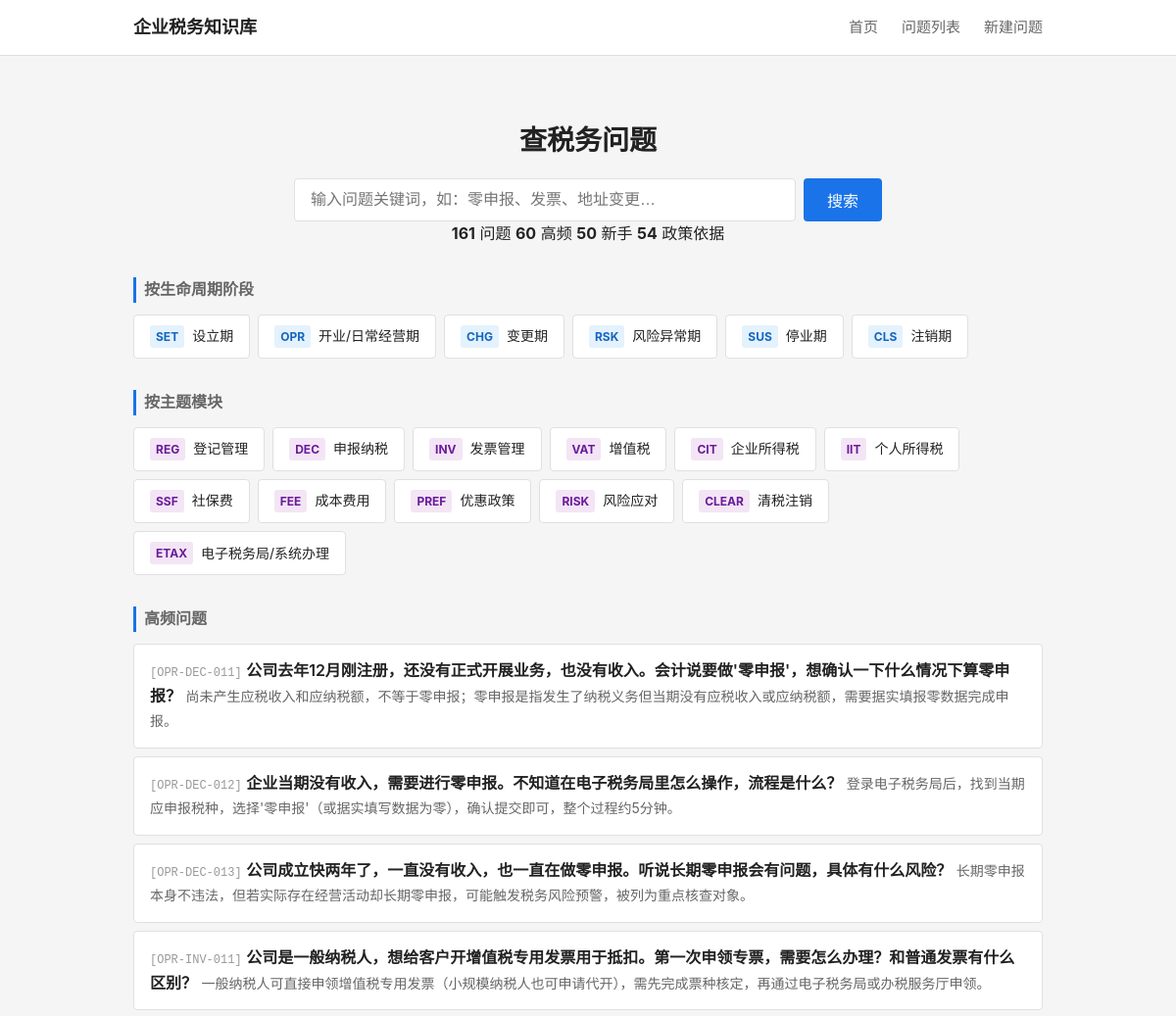
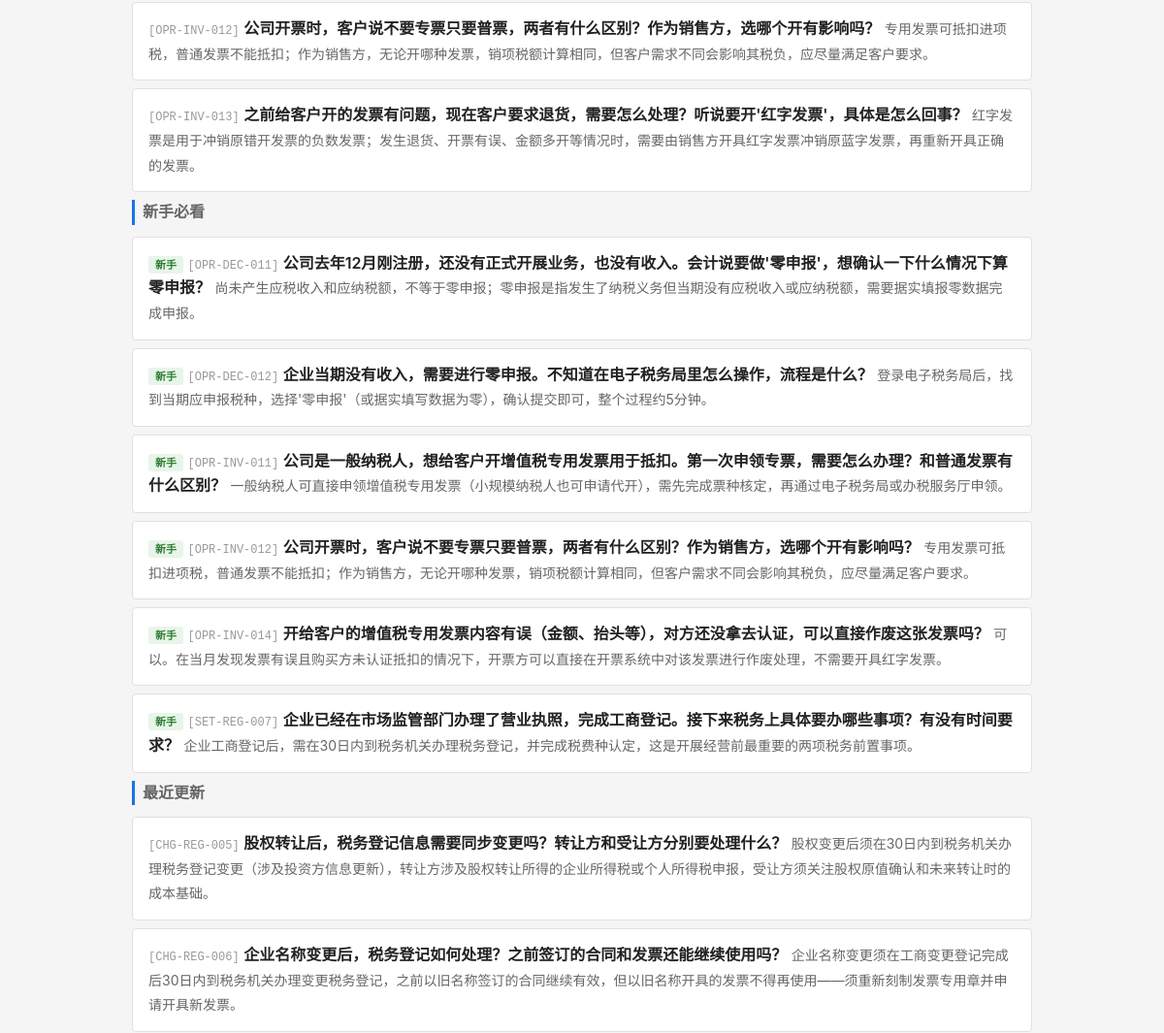
Before: / (upper part) with the older database file (2 pictures, top to bottom).
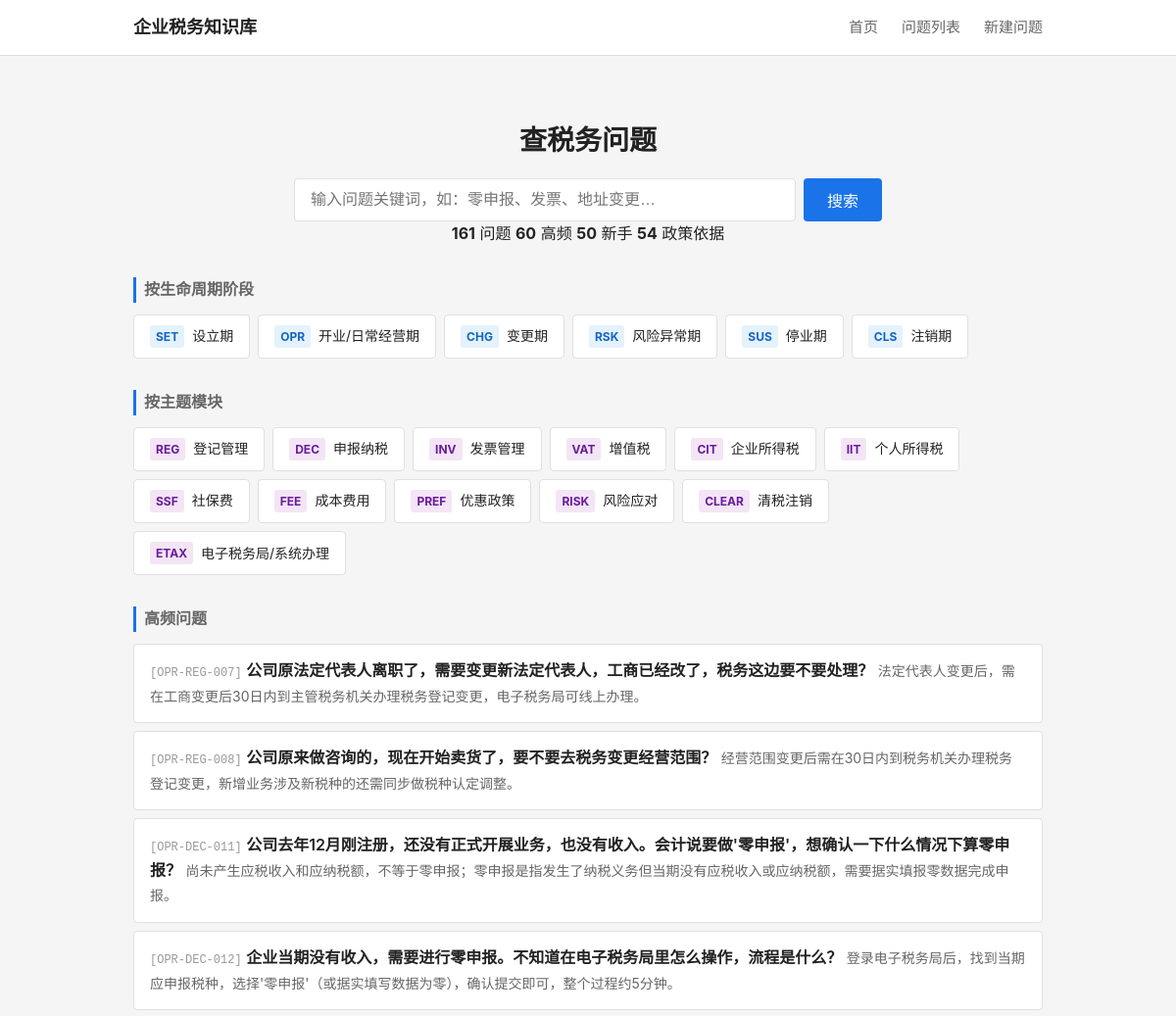
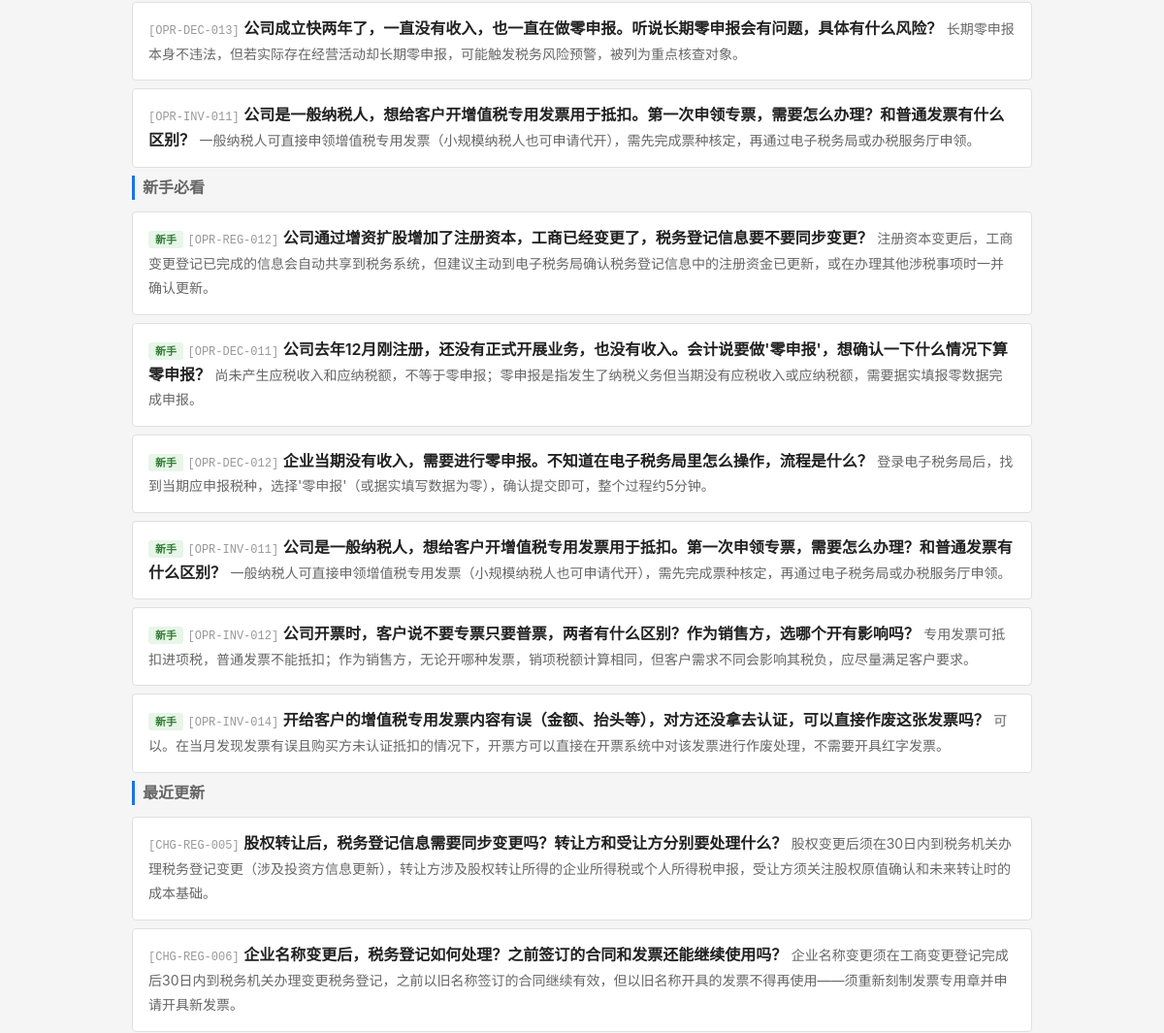
After: the same page with the newer database file (2 pictures, top to bottom).
### tables this page shows
CREATE TABLE tag_dict (
    id              INTEGER PRIMARY KEY AUTOINCREMENT,
    tag_code        TEXT NOT NULL UNIQUE,
    tag_name        TEXT NOT NULL,
    tag_category    TEXT,
    parent_id       INTEGER,
    display_order   INTEGER NOT NULL DEFAULT 1,
    status          TEXT NOT NULL DEFAULT 'active',

    FOREIGN KEY (parent_id) REFERENCES tag_dict(id) ON DELETE SET NULL
);

CREATE TABLE question_master (
    id              INTEGER PRIMARY KEY AUTOINCREMENT,
    question_code   TEXT NOT NULL UNIQUE,
    question_title  TEXT NOT NULL,
    question_plain  TEXT NOT NULL,

    -- 分类
    stage_code      TEXT NOT NULL,
    module_code     TEXT NOT NULL,
    question_type   TEXT NOT NULL,

    -- 答案
    one_line_answer TEXT NOT NULL,
    detailed_answer TEXT,
    core_definition TEXT,

    -- 条件与边界
    applicable_conditions TEXT,
    exceptions_boundary   TEXT,

    -- 实务
    practical_steps TEXT,
    risk_warning    TEXT,

    -- 适用范围
    scope_level     TEXT NOT NULL DEFAULT 'scope_national',
    local_region    TEXT,

    -- 确定性
    answer_certainty TEXT NOT NULL DEFAULT 'certain_clear',

    -- 元数据
    keywords        TEXT,
    high_frequency_flag INTEGER NOT NULL DEFAULT 0,
    newbie_flag     INTEGER NOT NULL DEFAULT 0,

    -- 版本管理
    status          TEXT NOT NULL DEFAULT 'draft',
    version_no      INTEGER NOT NULL DEFAULT 1,

    -- 审计字段
    created_at      TEXT NOT NULL DEFAULT (datetime('now')),
    updated_at      TEXT NOT NULL DEFAULT (datetime('now'))
);

### backend/app.py (the view)
    @app.route('/')
    def index():
        from services.question_service import QuestionService
        svc = QuestionService()
        stages = svc.get_stages()
        modules = svc.get_modules()
        high_freq = svc.get_high_frequency(limit=6)
        newbie = svc.get_newbie(limit=6)
        recent = svc.get_recent_updates(limit=6)
        stats = svc.get_stats()
        return render_template('index.html',
                               stages=stages, modules=modules,
                               high_freq=high_freq, newbie=newbie, recent=recent,
                               stats=stats)

### backend/services/question_service.py (called while the page is built)
    def _query(self, sql, params=None):
        conn = sqlite3.connect(self.db_path)
        conn.execute("PRAGMA foreign_keys = ON")
        conn.row_factory = sqlite3.Row
        cur = conn.cursor()
        if params:
            cur.execute(sql, params)
        else:
            cur.execute(sql)
        rows = cur.fetchall()
        conn.close()
        return [dict(r) for r in rows]

    def get_stages(self):
        return self._query("""
            SELECT tag_code, tag_name
            FROM tag_dict
            WHERE tag_category = 'stage'
            ORDER BY display_order
        """)

    def get_modules(self):
        return self._query("""
            SELECT tag_code, tag_name
            FROM tag_dict
            WHERE tag_category = 'module'
            ORDER BY display_order
        """)

    def get_high_frequency(self, limit=10):
        return self._query("""
            SELECT question_code, question_plain, question_title, one_line_answer, stage_code
            FROM question_master
            WHERE status = 'active' AND high_frequency_flag = 1
            ORDER BY updated_at DESC
            LIMIT ?
        """, (limit,))

### frontend/templates/index.html (shortened to what this page needs)
{% extends "base.html" %}
{% block main %}
<section class="search-section">
    <h1>查税务问题</h1>
    <form action="/questions" method="get" class="search-form">
        <input type="text" name="keyword" placeholder="输入问题关键词，如：零申报、发票、地址变更…" class="search-input">
        <button type="submit" class="search-btn">搜索</button>
    </form>
    {% if stats %}
    <div class="stats-bar">
        <span><strong>{{ stats.total_questions }}</strong> 问题</span>
        <span><strong>{{ stats.total_hf }}</strong> 高频</span>
        <span><strong>{{ stats.total_newbie }}</strong> 新手</span>
        <span><strong>{{ stats.total_policies }}</strong> 政策依据</span>
    </div>
    {% endif %}
</section>
<section class="nav-section">
    <h2 class="section-title">按生命周期阶段</h2>
    <div class="card-grid stage-grid">
        {% for s in stages %}
        <a href="/questions?stage={{ s.tag_code }}" class="card card-stage">
            <span class="card-code">{{ s.tag_code }}</span>
            <span class="card-name">{{ s.tag_name }}</span>
        </a>
        {% endfor %}
    </div>
</section>
<section class="nav-section">
    <h2 class="section-title">按主题模块</h2>
    <div class="card-grid module-grid">
        {% for m in modules %}
        <a href="/questions?module={{ m.tag_code }}" class="card card-module">
            <span class="card-code">{{ m.tag_code }}</span>
            <span class="card-name">{{ m.tag_name }}</span>
        </a>
        {% endfor %}
    </div>
</section>
{% if high_freq %}
<section class="list-section">
    <h2 class="section-title">高频问题</h2>
    <ul class="question-list">
        {% for q in high_freq %}
        <li class="question-item">
            <a href="/question/{{ q.question_code }}" class="question-link">
                <span class="q-code">[{{ q.question_code }}]</span>
                <span class="q-title">{{ q.question_plain }}</span>
                <span class="q-answer">{{ q.one_line_answer }}</span>
            </a>
        </li>
        {% endfor %}
    </ul>
</section>
{% endif %}
{% if newbie %}
<section class="list-section">
    <h2 class="section-title">新手必看</h2>
    <ul class="question-list">
        {% for q in newbie %}
        <li class="question-item">
            <a href="/question/{{ q.question_code }}" class="question-link">
                <span class="q-badge newbie">新手</span>
                <span class="q-code">[{{ q.question_code }}]</span>
                <span class="q-title">{{ q.question_plain }}</span>
                <span class="q-answer">{{ q.one_line_answer }}</span>
            </a>
        </li>
        {% endfor %}
    </ul>
</section>
{% endif %}
{% if recent %}
<section class="list-section">
    <h2 class="section-title">最近更新</h2>
    <ul class="question-list">
        {% for q in recent %}
        <li class="question-item">
            <a href="/question/{{ q.question_code }}" class="question-link">
                <span class="q-code">[{{ q.question_code }}]</span>
                <span class="q-title">{{ q.question_plain }}</span>
                <span class="q-answer">{{ q.one_line_answer }}</span>
            </a>
        </li>
        {% endfor %}
    </ul>
</section>
{% endif %}
{% endblock %}

Changed rows visible on the page:
no longer on this page (row unchanged): question_master: question_code "OPR-INV-013", question_plain "之前给客户开的发票有问题，现在客户要求退货，需要怎么处理？听说要开'红字发票'，具体是怎么回事？", one_line_answer "红字发票是用于冲销原错开发票的负数发票；发生退货、开票有误、金额多开等情况时，需要由销售方开具红字发票冲销原蓝字发票，再重新开具正确的发票。", shown under "高频问题"
no longer on this page (row unchanged): question_master: question_code "SET-REG-007", question_plain "企业已经在市场监管部门办理了营业执照，完成工商登记。接下来税务上具体要办哪些事项？有没有时间要求？", one_line_answer "企业工商登记后，需在30日内到税务机关办理税务登记，并完成税费种认定，这是开展经营前最重要的两项税务前置事项。", shown under "新手必看"
no longer on one of the page's lists (row unchanged): question_master: question_code "OPR-INV-012", question_plain "公司开票时，客户说不要专票只要普票，两者有什么区别？作为销售方，选哪个开有影响吗？", one_line_answer "专用发票可抵扣进项税，普通发票不能抵扣；作为销售方，无论开哪种发票，销项税额计算相同，但客户需求不同会影响其税负，应尽量满足客户要求。"
now on this page (row edited): question_master: question_code "OPR-REG-007", question_plain "公司原法定代表人离职了，需要变更新法定代表人，工商已经改了，税务这边要不要处理？", one_line_answer "法定代表人变更后，需在工商变更后30日内到主管税务机关办理税务登记变更，电子税务局可线上办理。", shown under "高频问题"
now on this page (row edited): question_master: question_code "OPR-REG-008", question_plain "公司原来做咨询的，现在开始卖货了，要不要去税务变更经营范围？", one_line_answer "经营范围变更后需在30日内到税务机关办理税务登记变更，新增业务涉及新税种的还需同步做税种认定调整。", shown under "高频问题"
now on this page (row edited): question_master: question_code "OPR-REG-012", question_plain "公司通过增资扩股增加了注册资本，工商已经变更了，税务登记信息要不要同步变更？", one_line_answer "注册资本变更后，工商变更登记已完成的信息会自动共享到税务系统，但建议主动到电子税务局确认税务登记信息中的注册资金已更新，或在办理其他涉税事项时一并确认更新。", shown under "新手必看"
